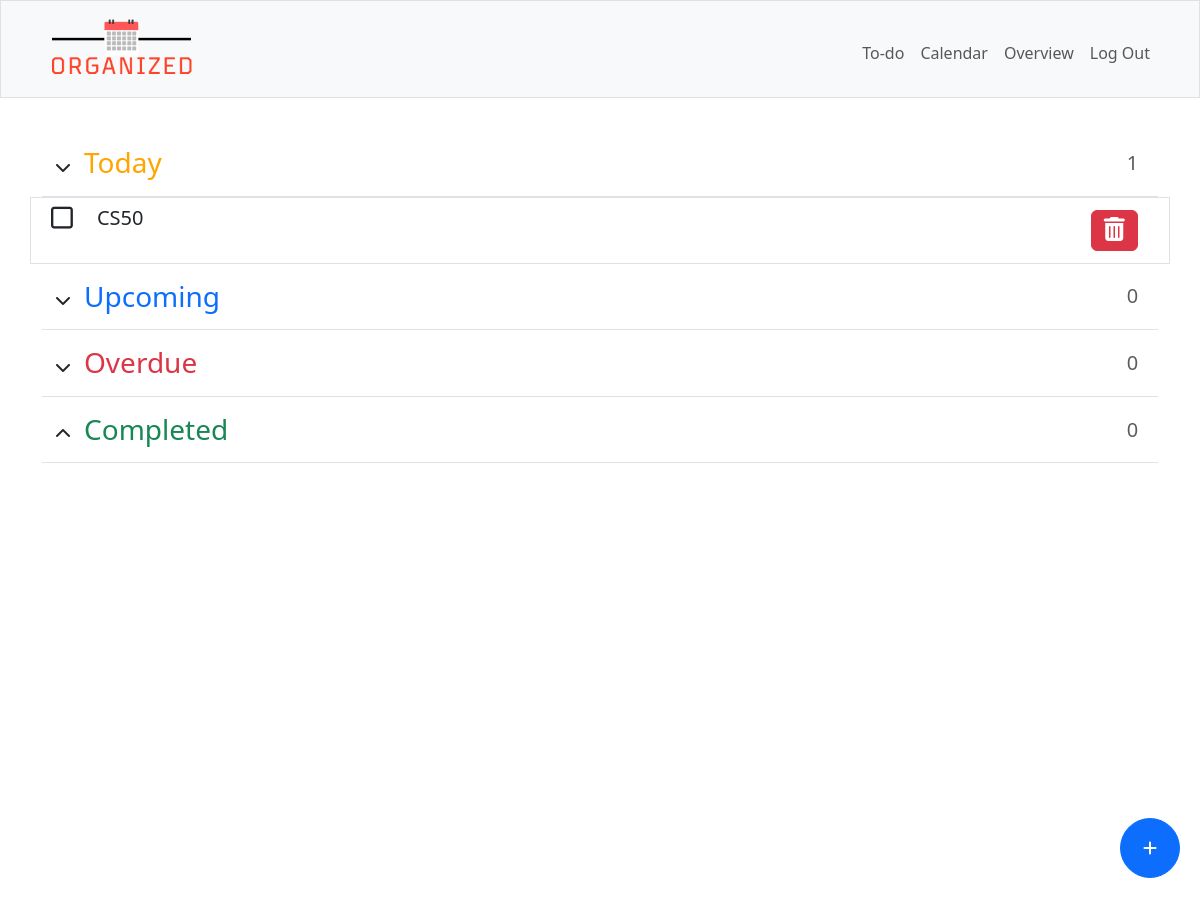
The app's page / (signed in), older data.
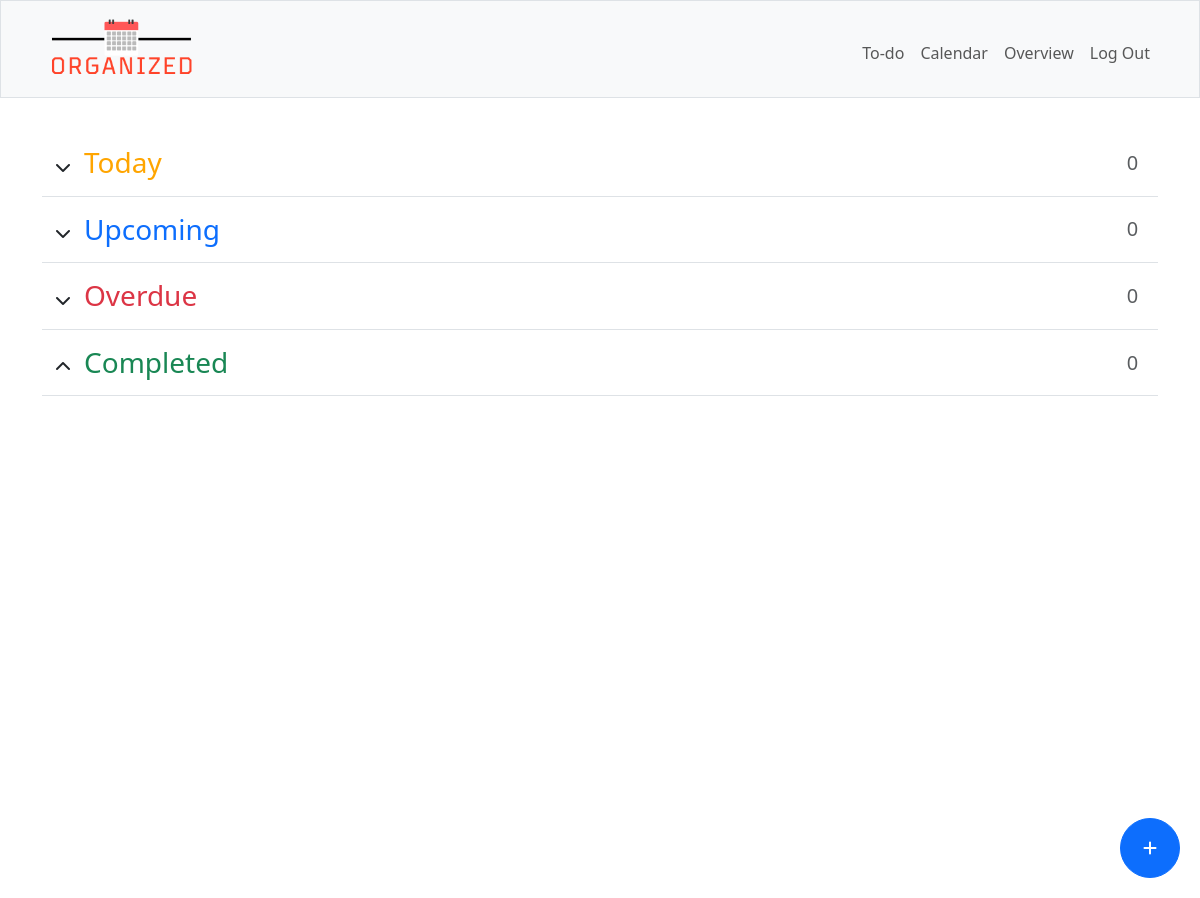
The same page, newer data.
### tables this page shows
CREATE TABLE todo (
    id INTEGER PRIMARY KEY AUTOINCREMENT NOT NULL,
    user_id INTEGER NOT NULL,
    title TEXT NOT NULL,
    [description] TEXT,
    "due_date" DATE,
    "due_time" TIME,
    [class] TEXT,
    FOREIGN KEY(user_id) REFERENCES users(id)
);

### app.py (the view)
@app.route("/", methods=["GET", "POST"])
@login_required
def index():
    if request.method == "POST":
        if request.headers.get("X-Requested-With") == "XMLHttpRequest":
            items = db.execute("SELECT * FROM todo WHERE user_id = ? AND class != 'Completed'",
                               session["user_id"])
            for item in items:
                todo_class = checkDue(item["due_date"], item["due_time"])
                if item["class"] != todo_class:
                    db.execute("UPDATE todo SET class = ? WHERE user_id = ? AND id = ?",
                               todo_class, session["user_id"], item['id'])
            return jsonify(success=True)  # Return a JSON response indicating success
        if request.form.get("btn-identifier") == "addBtn":
            title = request.form.get("title")
            description = request.form.get("description")
            date = request.form.get("date")
            time = request.form.get("time")
            if date or time:
                if date and time:
                    todo_class = checkDue(date, time)
                    db.execute("INSERT INTO todo (user_id, title, description, due_date, due_time, class) VALUES (?, ?, ?, ?, ?, ?)",
                               session["user_id"], title, description, date, time, todo_class)
                if date and not time:
                    time = "23:59:59"
                    todo_class = checkDue(date, time)
                    db.execute("INSERT INTO todo (user_id, title, description, due_date, due_time, class) VALUES (?, ?, ?, ?, ?, ?)",
                               session["user_id"], title, description, date, time, todo_class)
                if time and not date:
                    db.execute("INSERT INTO todo (user_id, title, description, due_date, due_time, class) VALUES (?, ?, ?, ?, ?, 'Today')",
                               session["user_id"], title, description, current_date, time)
            else:
                db.execute("INSERT INTO todo (user_id, title, description, due_date, due_time, class) VALUES (?, ?, ?, ?, ?, 'Today')",
                           session["user_id"], title, description, date, time)
        if request.form.get("btn-identifier") == "deleteBtn":
            id = request.form.get("todo-id")
            item = db.execute("SELECT id FROM todo WHERE user_id = ? AND id = ?",
                              session["user_id"], id)
            db.execute("DELETE FROM todo WHERE id = ?", item[0]["id"])
        if request.form.get("btn-identifier") == "checkbox":
            id = request.form.get("todo-id")
            item = db.execute("SELECT * FROM todo WHERE user_id = ? AND id = ?",
                              session["user_id"], id)
            if item[0]["due_date"] or item[0]["due_time"]:
                if item[0]["class"] == "Completed":
                    todo_class = checkDue(item[0]["due_date"], item[0]["due_time"])
                    db.execute("UPDATE todo SET class = ? WHERE user_id = ? AND id = ?",
                               todo_class, session["user_id"], id)
                else:
                    db.execute("UPDATE todo SET class = 'Completed' WHERE user_id = ? AND id = ?",
                               session["user_id"], id)
            else:
                if item[0]['class'] == "Completed":
                    db.execute("UPDATE todo SET class = 'Today' WHERE user_id = ? AND id = ?",
                               session["user_id"], id)
                else:
                    db.execute("UPDATE todo SET class = 'Completed' WHERE user_id = ? AND id = ?",
                               session["user_id"], id)
        return redirect("/")
    else:
        items = db.execute("SELECT * FROM todo WHERE user_id = ? AND class != 'Completed'",
                           session["user_id"])
        for item in items:
            todo_class = checkDue(item["due_date"], item["due_time"])
            if item["class"] != todo_class:
                db.execute("UPDATE todo SET class = ? WHERE user_id = ? AND id = ?",
                           todo_class, session["user_id"], item["id"])
        todo = db.execute("""SELECT *,
                                (SELECT COUNT(*) FROM todo WHERE user_id = ? AND class = 'Overdue') AS overdue_count,
                                (SELECT COUNT(*) FROM todo WHERE user_id = ? AND class = 'Today') AS today_count,
                                (SELECT COUNT(*) FROM todo WHERE user_id = ? AND class = 'Upcoming') AS upcoming_count,
                                (SELECT COUNT(*) FROM todo WHERE user_id = ? AND class = 'Completed') AS completed_count
                             FROM todo WHERE user_id = ? ORDER BY due_date, due_time""",
                          session["user_id"], session["user_id"], session["user_id"], session["user_id"], session["user_id"])
        if todo:
            upcoming_count = todo[0]["upcoming_count"]
            today_count = todo[0]["today_count"]
            overdue_count = todo[0]["overdue_count"]
            completed_count = todo[0]["completed_count"]
        else:
            upcoming_count = 0
            today_count = 0
            overdue_count = 0
            completed_count = 0
        return render_template("index.html", todo=todo, today_count=today_count, upcoming_count=upcoming_count, overdue_count=overdue_count, completed_count=completed_count)

### app.py (called while the page is built)
@app.after_request
def after_request(response):
    response.headers["Cache-Control"] = "no-cache, no-store, must-revalidate"
    response.headers["Expires"] = 0
    response.headers["Pragma"] = "no-cache"
    return response

### helpers.py (called while the page is built)
def login_required(f):
    @wraps(f)
    def decorated_function(*args, **kwargs):
        if session.get("user_id") is None:
            return redirect("/login")
        return f(*args, **kwargs)
    return decorated_function

def checkDue(todo_date, todo_time):
    current_dt = datetime.now()
    current_date = current_dt.date()
    current_time = current_dt.time()
    if todo_date:
        due_dt_str = todo_date + ' ' + todo_time
        due_dt = datetime.strptime(due_dt_str, '%Y-%m-%d %H:%M:%S')
        due_date = datetime.strptime(todo_date, '%Y-%m-%d').date()
        if current_dt > due_dt:
            return "Overdue"
        else:
            if current_date == due_date:
                return "Today"
            else:
                return "Upcoming"
    elif todo_time:
        due_time = datetime.strptime(todo_time, '%H:%M:%S').time()
        if current_time > due_time:
            return "Overdue"
        else:
            return "Today"
    else:
        return "Today"

### templates/index.html (shortened to what this page needs)
{% extends "layout.html" %}
{% block main %}
   <div class="d-flex flex-column w-100 text-start">
        <button type="button" class="btn btn-primary fixedButton roundedFixedBtn" data-bs-toggle="modal" data-bs-target="#addTaskModal">
            <i class="fa-solid fa-plus"></i>
        </button>
        <div class="d-flex pb-2 mb-0 border-bottom">
            <button class="btn btnCollapse" type="button" data-bs-toggle="collapse" data-bs-target="#collapseToday" aria-expanded="false" aria-controls="collapseToday">
                <i class="fa-solid fa-chevron-down"></i>
            </button>
            <h3 class="col-sm-11" id="today-section">Today</h3>
            <p class="col text-muted text-center align-self-center fs-5 mb-0 pb-2">{{ today_count }}</p>
        </div>
        <ul class="collapse show" id="collapseToday">
            {% for row in todo if row["class"] == "Today" %}
            <li>
                <div class="row border p-2 item">
                    <form action="/" method="POST" class="col-1 box">
                        <button type="submit" class="btn iconBtn align-self-center" name="btn-identifier" value="checkbox">
                            <i class="fa-regular fa-square checkbox tick" id="{{ row['id'] }}"></i>
                        </button>
                    </form>
                    <div class="col-9 todo-item">
                        <h5 class="mb-1">{{ row["title"] }}</h5>
                    </div>
                    <form action="/" method="POST" class="col-1 align-self-center d-flex justify-content-center ms-auto">
                        <button class="btn btn-danger" name="btn-identifier" value="deleteBtn" onclick="return confirm('Are you sure you want to delete this item?');"><i class="fa fa-trash"></i></button>
                    </form>
                </div>
            </li>
            {% endfor %}
        </ul>
        <div class="d-flex pb-2 mb-0 border-bottom">
            <button class="btn btnCollapse" type="button" data-bs-toggle="collapse" data-bs-target="#collapseUpcoming" aria-expanded="false" aria-controls="collapseUpcoming">
                <i class="fa-solid fa-chevron-down"></i>
            </button>
            <h3 class="col-sm-11 text-primary" id="upcoming-section">Upcoming</h3>
            <p class="col text-muted text-center align-self-center fs-5 mb-0 pb-2">{{ upcoming_count }}</p>
        </div>
        <div class="d-flex pb-2 mb-0 border-bottom">
            <button class="btn btnCollapse" type="button" data-bs-toggle="collapse" data-bs-target="#collapseOverdue" aria-expanded="false" aria-controls="collapseOverdue">
                <i class="fa-solid fa-chevron-down"></i>
            </button>
            <h3 class="col-sm-11 text-danger" id="overdue-section">Overdue</h3>
            <p class="col text-muted text-center align-self-center fs-5 mb-0 pb-2">{{ overdue_count }}</p>
        </div>
        <div class="d-flex pb-2 mb-0 border-bottom">
            <button class="btn btnCollapse" type="button" data-bs-toggle="collapse" data-bs-target="#collapseCompleted" aria-expanded="false" aria-controls="collapseCompleted">
                <i class="fa-solid fa-chevron-up"></i>
            </button>
            <h3 class="col-sm-11 text-success" id="completed-section">Completed</h3>
            <p class="col text-muted text-center align-self-center fs-5 mb-0 pb-2">{{ completed_count }}</p>
        </div>
   </div>
{% endblock %}

### templates/layout.html (shortened to what this page needs)
<!DOCTYPE html>
<html lang="en">
    <head>
        <link href="https://cdn.jsdelivr.net/npm/bootstrap@5.3.0-alpha3/dist/css/bootstrap.min.css" rel="stylesheet">
        <link href="/static/styles.css" rel="stylesheet">
    </head>
    <body>
        <nav class="bg-light border navbar navbar-expand-md navbar-light">
            <div class="container">
                <a class="navbar-brand" href="/"><img src="/static/images/organized-logo.png" alt="Logo" id="logo" height="70"></a>
                <div class="collapse navbar-collapse" id="navbar">
                    {% if session["user_id"] %}
                        <ul class="navbar-nav ms-auto mt-2">
                            <li class="nav-item"><a class="nav-link" href="/">To-do</a></li>
                            <li class="nav-item"><a class="nav-link" href="/calendar">Calendar</a></li>
                            <li class="nav-item"><a class="nav-link" href="/overview">Overview</a></li>
                            <li class="nav-item"><a class="nav-link" href="/logout">Log Out</a></li>
                        </ul>
                    {% else %}
                        <ul class="navbar-nav ms-auto mt-2">
                            <li class="nav-item"><a class="nav-link" href="/login">Log In</a></li>
                            <li class="nav-item"><a class="nav-link" href="/signup">Sign up</a></li>
                        </ul>
                    {% endif %}
                </div>
            </div>
        </nav>
        <main class="min-vh-100">
            <div class="container py-5 text-center">
                {% block main %}{% endblock %}
             </div>
        </main>
    </body>
</html>

### static/styles.css (style rules this page uses)
#today-section { color: orange; }
a { text-decoration: none; }
ul, li { list-style: none; padding: 0; }
.fixedButton { position: fixed; bottom: 20px; right: 20px; }
.roundedFixedBtn { height: 60px; width: 60px; border-radius: 50%; color: white; text-align: center; cursor: pointer; }

Row changes from the older to the newer data that the page shows:
removed todo: title "CS50"
Text that changed along with them:
{{ today_count }}: "1" → "0"
